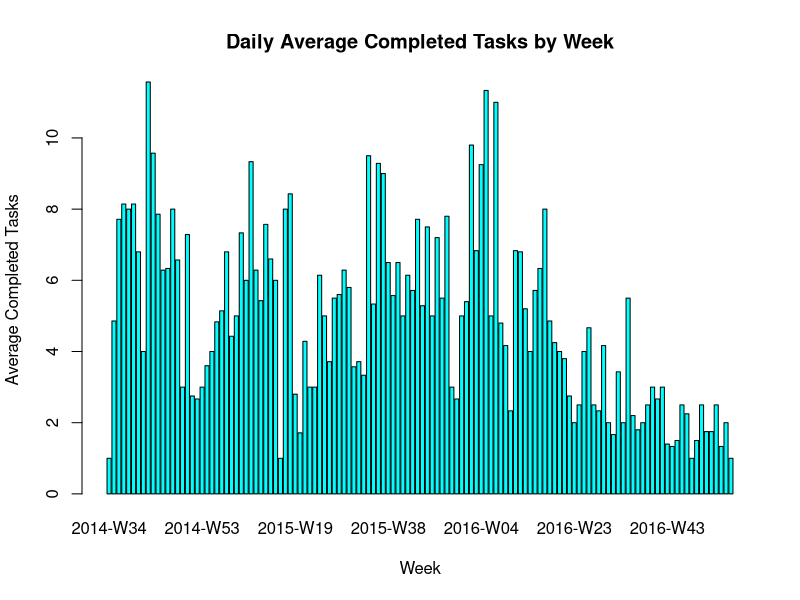
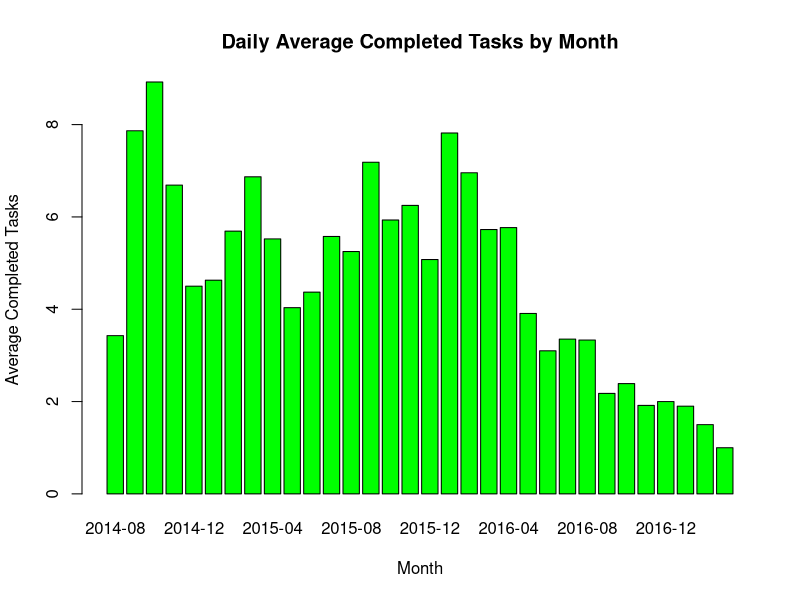
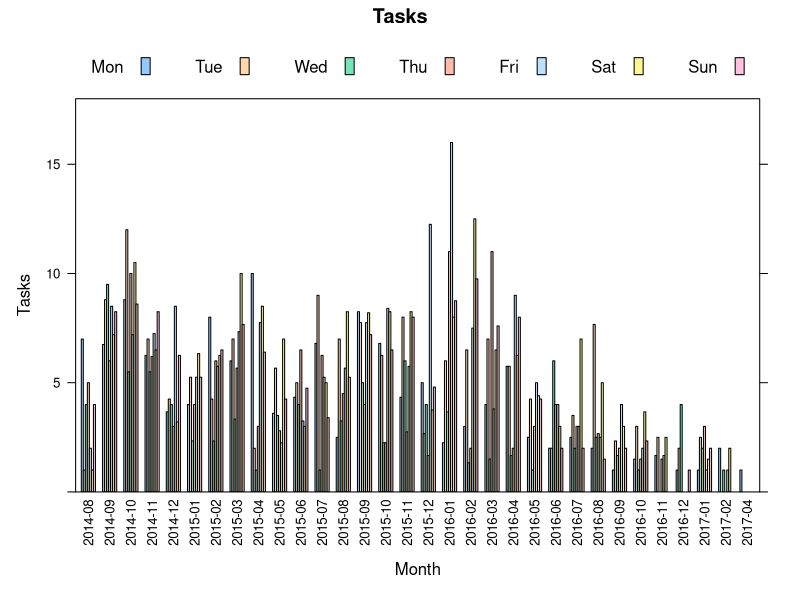

These figures' R source, in order:
library(lubridate)
library(lattice)

setwd("~/Desktop/MyProject/GoogleData/Tasks")

data = read.csv('data.csv')
data$date = as.Date(data$date)
data$count = 1
sum_by_day = aggregate(data[c("count")], by=list(date=data$date), FUN=sum)

#######################################
# Daily Avg By Week Bar Plot
#######################################
avg_by_week = data.frame(tapply(sum_by_day$count, paste(year(sum_by_day$date), "-W", sprintf("%02d", week(sum_by_day$date)), sep=""), mean))
avg_by_week = t(avg_by_week)
rownames(avg_by_week) = "avg_tasks"
week_plot = barplot(avg_by_week, col=c('cyan'), main="Daily Average Completed Tasks by Week", xlab="Week", ylab="Average Completed Tasks")

#######################################
# Daily Avg By Month Bar Plot
#######################################
avg_by_month = data.frame(tapply(sum_by_day$count, paste(year(sum_by_day$date), sprintf("%02d", month(sum_by_day$date)), sep="-"), mean))
avg_by_month = t(avg_by_month)
rownames(avg_by_month) = "avg_tasks"
barplot(avg_by_month, col=c('green'), main="Daily Average Completed Tasks by Month", xlab="Month", ylab="Average Completed Tasks")

#######################################
# DOW Avg By Month Grouped Bar Plot
#######################################
sum_by_day_dow = sum_by_day
sum_by_day_dow$dow = weekdays(sum_by_day_dow$date)
sum_by_day_dow$yearmon =paste(year(sum_by_day_dow$date), sprintf("%02d", month(sum_by_day_dow$date)), sep="-")
dow_by_month_mean = aggregate(sum_by_day_dow[c("count")], by=list(yearmon=sum_by_day_dow$yearmon, dow=sum_by_day_dow$dow), FUN=mean)
barchart(count ~ yearmon, groups=dow, dow_by_month_mean, horizontal = FALSE,
         xlab="Month", scales=list(x=list(rot=90)), ylab="Tasks", ylim=c(0,18), main="Tasks",
         auto.key=list(size = 1, columns = 7, text=c("Mon", "Tue", "Wed", "Thu", "Fri", "Sat", "Sun"), cex.title=1, title=""))
